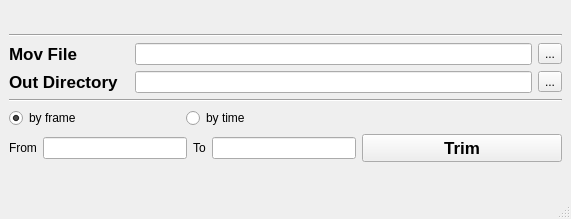
<?xml version="1.0" encoding="UTF-8"?>
<ui version="4.0">
 <class>MainWindow</class>
 <widget class="QMainWindow" name="MainWindow">
  <property name="windowModality">
   <enum>Qt::NonModal</enum>
  </property>
  <property name="geometry">
   <rect>
    <x>0</x>
    <y>0</y>
    <width>571</width>
    <height>219</height>
   </rect>
  </property>
  <property name="windowTitle">
   <string>MainWindow</string>
  </property>
  <property name="documentMode">
   <bool>false</bool>
  </property>
  <property name="tabShape">
   <enum>QTabWidget::Rounded</enum>
  </property>
  <widget class="QWidget" name="centralwidget">
   <layout class="QGridLayout" name="gridLayout_2">
    <item row="0" column="0">
     <layout class="QGridLayout" name="gridLayout">
      <item row="0" column="0" colspan="2">
       <layout class="QVBoxLayout" name="verticalLayout_2">
        <item>
         <widget class="Line" name="line">
          <property name="orientation">
           <enum>Qt::Horizontal</enum>
          </property>
         </widget>
        </item>
        <item>
         <layout class="QVBoxLayout" name="verticalLayout">
          <item>
           <layout class="QHBoxLayout" name="horizontalLayout">
            <item>
             <widget class="QLabel" name="label">
              <property name="minimumSize">
               <size>
                <width>120</width>
                <height>0</height>
               </size>
              </property>
              <property name="maximumSize">
               <size>
                <width>120</width>
                <height>16777215</height>
               </size>
              </property>
              <property name="font">
               <font>
                <pointsize>13</pointsize>
                <weight>75</weight>
                <bold>true</bold>
               </font>
              </property>
              <property name="text">
               <string>Mov File</string>
              </property>
             </widget>
            </item>
            <item>
             <widget class="QLineEdit" name="MovName_lineEdit"/>
            </item>
            <item>
             <widget class="QToolButton" name="MovBrowse_Btn">
              <property name="text">
               <string>...</string>
              </property>
             </widget>
            </item>
           </layout>
          </item>
          <item>
           <layout class="QHBoxLayout" name="horizontalLayout_2">
            <item>
             <widget class="QLabel" name="label_2">
              <property name="minimumSize">
               <size>
                <width>120</width>
                <height>0</height>
               </size>
              </property>
              <property name="maximumSize">
               <size>
                <width>120</width>
                <height>16777215</height>
               </size>
              </property>
              <property name="font">
               <font>
                <pointsize>13</pointsize>
                <weight>75</weight>
                <bold>true</bold>
               </font>
              </property>
              <property name="text">
               <string>Out Directory</string>
              </property>
             </widget>
            </item>
            <item>
             <widget class="QLineEdit" name="OutName_lineEdit"/>
            </item>
            <item>
             <widget class="QToolButton" name="OutDirBrowse_Btn">
              <property name="text">
               <string>...</string>
              </property>
             </widget>
            </item>
           </layout>
          </item>
         </layout>
        </item>
        <item>
         <widget class="Line" name="line_2">
          <property name="orientation">
           <enum>Qt::Horizontal</enum>
          </property>
         </widget>
        </item>
       </layout>
      </item>
      <item row="1" column="0">
       <layout class="QHBoxLayout" name="horizontalLayout_3">
        <item>
         <widget class="QRadioButton" name="byFrame_radioButton">
          <property name="text">
           <string>by frame</string>
          </property>
          <property name="checked">
           <bool>true</bool>
          </property>
         </widget>
        </item>
        <item>
         <widget class="QRadioButton" name="byTime_radioButton">
          <property name="text">
           <string>by time</string>
          </property>
         </widget>
        </item>
       </layout>
      </item>
      <item row="2" column="0">
       <layout class="QHBoxLayout" name="horizontalLayout_4">
        <item>
         <widget class="QLabel" name="label_4">
          <property name="text">
           <string>From</string>
          </property>
         </widget>
        </item>
        <item>
         <widget class="QLineEdit" name="StartTime_lineEdit">
          <property name="maximumSize">
           <size>
            <width>200</width>
            <height>16777215</height>
           </size>
          </property>
         </widget>
        </item>
        <item>
         <widget class="QLabel" name="label_5">
          <property name="text">
           <string>To</string>
          </property>
         </widget>
        </item>
        <item>
         <widget class="QLineEdit" name="EndTime_lineEdit">
          <property name="maximumSize">
           <size>
            <width>200</width>
            <height>16777215</height>
           </size>
          </property>
         </widget>
        </item>
       </layout>
      </item>
      <item row="2" column="1">
       <widget class="QPushButton" name="DoIt_Btn">
        <property name="minimumSize">
         <size>
          <width>200</width>
          <height>0</height>
         </size>
        </property>
        <property name="font">
         <font>
          <pointsize>13</pointsize>
          <weight>75</weight>
          <bold>true</bold>
         </font>
        </property>
        <property name="text">
         <string>Trim</string>
        </property>
       </widget>
      </item>
     </layout>
    </item>
   </layout>
  </widget>
  <widget class="QStatusBar" name="statusbar"/>
 </widget>
 <resources/>
 <connections/>
</ui>
